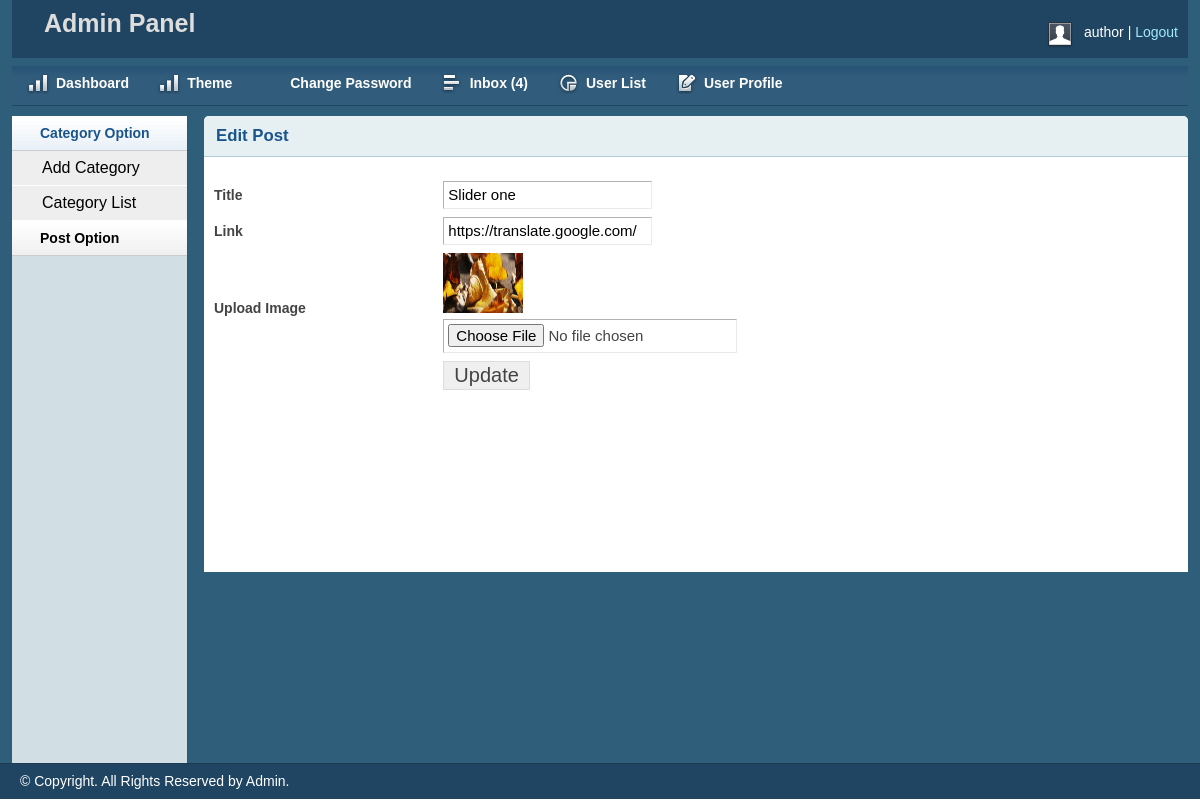
Page /admin/editslider.php?slideId=2 (signed in) on the committed database.
### tables this page shows
CREATE TABLE `tbl_slider` (
  `id` int(11) NOT NULL,
  `title` varchar(255) NOT NULL,
  `img` varchar(255) NOT NULL,
  `link` varchar(255) NOT NULL
);

### lib/Database.php (called while the page is built, shortened)
<?php
Class Database{
	public $host   = DB_HOST;
	public $user   = DB_USER;
	public $pass   = DB_PASS;
	public $dbname = DB_NAME;
	public $link;
	private function connectDB(){
		$this->link = new mysqli($this->host, $this->user, $this->pass, $this->dbname);
	}
	public function select($query){
		$result = $this->link->query($query) or die($this->link->error.__LINE__);
		if($result->num_rows > 0){
			return $result;
		} else {
			return false;
		}
	}
}

### admin/editslider.php (the view, shortened to what this page needs)
<?php include 'inc/header.php';?>
<?php include 'inc/sidebar.php';?>
<?php
if (isset($_GET['slideId'])) {
    $slideId = $_GET['slideId'];
}
?>
<div class="grid_10">
    <div class="box round first grid">
        <h2>Edit Post</h2>
<div class="block">
    <?php
        $query = "SELECT * FROM tbl_slider WHERE id=$slideId";
        $getData = $db->select($query);
        if ($getData) {
            while ($result = $getData->fetch_assoc()) {
    ?>
            <form action="" method="post" enctype="multipart/form-data">
                <table class="form">
                    <tr>
                        <td>
                            <label>Title</label>
                        </td>
                        <td>
                            <input type="text" name="title" value="<?php echo $result['title']?>" />
                        </td>
                    </tr>
                    <tr>
                        <td>
                            <label>Link</label>
                        </td>
                        <td>
                           <input type="text" value="<?php echo $result['link']?>" name="link" />
                        </td>
                    </tr>
                     <tr>
                        <td>
                            <label>Upload Image</label>
                        </td>
                        <td>
                            <img src="<?php echo $result['img']?>" width="80" height="60"><br/>
                            <input type="file" name="image" />
                        </td>
                    </tr>
                    <tr>
                        <td></td>
                        <td>
                            <input type="submit" name="update" Value="Update" />
                        </td>
                    </tr>
                </table>
            </form>
            <?php } }?>
        </div>
    </div>
</div>
<?php include 'inc/footer.php';?>

### admin/css/layout.css (style rules this page uses)
body { background: #fff none repeat scroll 0 0; color: #444; font-size: 14px; padding: 0; }
h1, h2, h3, h4, h5, h6 { line-height:1.2em; margin-bottom:.3em; }
h2 { margin-top:1em; }
.box { background:#fff; margin-bottom:20px; padding:10px 10px 10px 10px; margin-left:-8px; }
.box.grid { padding-bottom:40px; }
.box.round { -moz-border-radius: 5px 5px 0px 0px; -webkit-border-radius: 5px 5px 0px 0px; border-radius: 5px 5px 0px 0px; }
.box h2 { font-size:1.2em; font-weight:bold; color:#1B548D; background:#E6F0F3; margin:-10px -10px 0 -10px; padding:10px 12px; border-bottom:1px solid #B3CBD6; -moz-border-radius: 5px 5px 0px 0px; -webkit-border-radius: 5px 5px 0px 0px; border-radius: 5px 5px 0px 0px; }
.box.first { min-height: 406px; }
.block { padding-top:20px; }
table.form { width:100%; }
table.form td { padding:4px 0px; }
table.form label { font-weight:bold; }
table.form input, table.form select { font-size: 15px; padding: 4px 4px 5px 4px; border-top: 1px solid #b3b3b3; border-left: 1px solid #b3b3b3; border-right: 1px solid #eaeaea; border-bottom: 1px solid #eaeaea; }
table.form input[type="submit"] { border: 1px solid #ddd; color: #444; cursor: pointer; font-size: 20px; padding: 2px 10px; }
.block { padding-bottom:1px; }

### rows in the picture
tbl_slider: title "Slider one", link "https://translate.google.com/", img (picture)

### other values in the picture
Session::get('userName') "author"
$msg "4"
